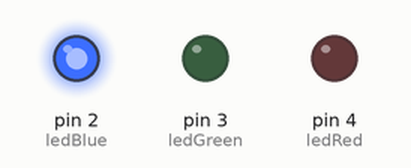
Simulated run of this sketch. Board: Arduino Uno, built with avr-gcc and run on an emulated ATmega328P. On the bench: output pins drawn as LEDs (lit = HIGH). Random numbers use the default seed unless the sketch sets one; what the sketch prints to the serial monitor is not drawn.

Above: at 0.1 s.
Timing chart, 0 to 1.6 s (numbered marks = the images above):
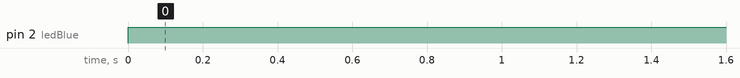

Measured:
- by itself, pin 2 (ledBlue): LOW → HIGH at 0.00 s

The sketch:

Multiple_LED.ino
```cpp
static int temprature;
int ledRed = 4;
int ledGreen = 3;
int ledBlue = 2;

void setup()
{

  pinMode(ledRed, OUTPUT);
  pinMode(ledGreen, OUTPUT);
  pinMode(ledBlue, OUTPUT);
  Serial.begin(9600);

  temprature = random(100);
  Serial.println(temprature);

  // run once
  if (temprature > 50)
  {
    Serial.println("Red LED turnon: " + temprature);
  }
  else if (temprature <= 50 && temprature >= 30)
  {
    Serial.println("green LED turnon: " + temprature);
  }
  else
  {
    Serial.println("blue LED turnon: " + temprature);
  }
}

void loop()
{
  // runs multiple times
  if (temprature > 50)
  {
    digitalWrite(ledRed, HIGH);
  }
  else if (temprature <= 50 && temprature >= 30)
  {
    digitalWrite(ledGreen, HIGH);
  }
  else
  {
    digitalWrite(ledBlue, HIGH);
  }
}
```
